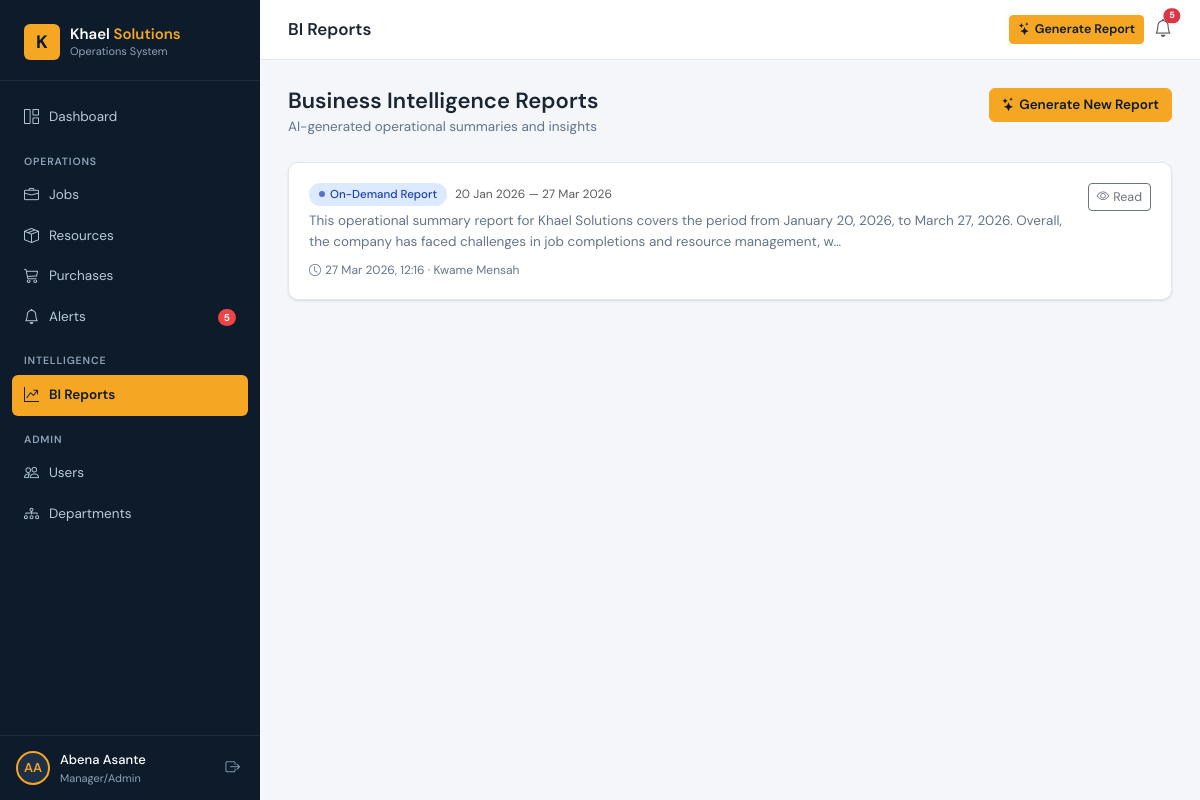
Screenshot of /reports/ (signed in) with the database file from the repository.
### core/models.py (models this page shows, shortened)
class User(AbstractUser):
    class Role(models.TextChoices):
        SUPER_ADMIN = 'super_admin', 'Super Admin'
        MANAGER     = 'manager',     'Manager/Admin'
        STAFF       = 'staff',       'Department Staff'
    role = models.CharField(max_length=20, choices=Role.choices, default=Role.STAFF)
    groups = models.ManyToManyField(
        'auth.Group', related_name='core_user_set', blank=True,
    )
    user_permissions = models.ManyToManyField(
        'auth.Permission', related_name='core_user_set', blank=True,
    )
    class Meta:
        verbose_name = 'User'
        verbose_name_plural = 'Users'
        ordering = ['username']

class Report(models.Model):
    class ReportType(models.TextChoices):
        WEEKLY    = 'weekly',    'Weekly Summary'
        ON_DEMAND = 'on_demand', 'On-Demand Report'
    period_start  = models.DateField()
    period_end    = models.DateField()
    generated_by  = models.ForeignKey(
        settings.AUTH_USER_MODEL, on_delete=models.SET_NULL,
        null=True, blank=True, related_name='generated_reports',
        help_text='Null if auto-generated by scheduler',
    )
    report_type   = models.CharField(max_length=20, choices=ReportType.choices, default=ReportType.ON_DEMAND)
    summary_text  = models.TextField(help_text='AI-generated narrative summary from OpenAI')
    raw_data_snapshot = models.JSONField(default=dict, help_text='Operational stats sent to OpenAI')
    created_at    = models.DateTimeField(auto_now_add=True)
    class Meta:
        ordering = ['-created_at']

### core/views.py (the view)
# urls.py: path('reports/',              ReportListView.as_view(),    name='report_list'),
class ReportListView(ManagerRequiredMixin, View):
    template_name = 'reports/report_list.html'
    def get(self, request):
        return render(request, self.template_name, {
            'reports': Report.objects.select_related('generated_by').order_by('-created_at'),
        })

### core/context_processors.py (called while the page is built)
def global_context(request):
    if not request.user.is_authenticated:
        return {}
    from core.models import Alert
    return {
        'alert_count': Alert.objects.filter(resolved=False).count(),
    }

### core/permissions.py (called while the page is built)
    def dispatch(self, request, *args, **kwargs):
        if not request.user.is_authenticated:
            return self.handle_no_permission()
        if request.user.role not in self.allowed_roles:
            raise PermissionDenied
        return super().dispatch(request, *args, **kwargs)

### templates/reports/report_list.html (shortened to what this page needs)
{% extends 'base.html' %}
{% block topbar_title %}BI Reports{% endblock %}
{% block topbar_actions %}
<a href="{% url 'core:generate_report' %}" class="btn btn-sm btn-primary">
  <i class="bi bi-stars me-1"></i>Generate Report
</a>
{% endblock %}
{% block content %}
<div class="page-header">
  <div>
    <h1>Business Intelligence Reports</h1>
    <p>AI-generated operational summaries and insights</p>
  </div>
  <div class="page-actions">
    <a href="{% url 'core:generate_report' %}" class="btn btn-primary">
      <i class="bi bi-stars me-1"></i>Generate New Report
    </a>
  </div>
</div>
{% if reports %}
<div class="d-flex flex-column gap-3">
  {% for report in reports %}
  <div class="card">
    <div class="card-body">
      <div class="d-flex align-items-start justify-content-between gap-3">
        <div>
          <div class="d-flex align-items-center gap-2 mb-1">
            <span class="badge-status {% if report.report_type == 'weekly' %}badge-info{% else %}badge-medium{% endif %}">
              {{ report.get_report_type_display }}
            </span>
            <span class="text-muted" style="font-size:12px;">
              {{ report.period_start|date:"d M Y" }} — {{ report.period_end|date:"d M Y" }}
            </span>
          </div>
          <p class="mb-0" style="font-size:13.5px; line-height:1.6; color:var(--text-muted);">
            {{ report.summary_text|truncatechars:200 }}
          </p>
          <div class="mt-2" style="font-size:12px; color:var(--text-muted);">
            <i class="bi bi-clock me-1"></i>{{ report.created_at|date:"d M Y, H:i" }}
            {% if report.generated_by %} · {{ report.generated_by.get_full_name|default:report.generated_by.username }}
            {% else %} · Auto-generated{% endif %}
          </div>
        </div>
        <a href="{% url 'core:report_detail' report.pk %}" class="btn btn-sm btn-outline-secondary flex-shrink-0">
          <i class="bi bi-eye me-1"></i>Read
        </a>
      </div>
    </div>
  </div>
  {% endfor %}
</div>
{% endif %}
{% endblock %}

### templates/base.html (shortened to what this page needs)
<!DOCTYPE html>
<html lang="en">
<head>
  <link href="https://cdnjs.cloudflare.com/ajax/libs/bootstrap/5.3.2/css/bootstrap.min.css" rel="stylesheet" />
  <link href="https://cdnjs.cloudflare.com/ajax/libs/bootstrap-icons/1.11.3/font/bootstrap-icons.min.css" rel="stylesheet" />
  {% load static %}
  <link rel="stylesheet" href="{% static 'css/main.css' %}" />
</head>
<body>
<div id="wrapper">
  <nav id="sidebar">
    <div class="sidebar-brand">
      <a href="{% url 'core:dashboard' %}" class="brand-logo">
        <div class="brand-icon">K</div>
        <div>
          <div class="brand-name">Khael <span>Solutions</span></div>
          <div class="brand-sub">Operations System</div>
        </div>
      </a>
    </div>
    <div class="sidebar-nav">
      <ul class="list-unstyled mb-0">
        <li class="nav-item">
          <a href="{% url 'core:dashboard' %}" class="{% if request.resolver_match.url_name == 'dashboard' %}active{% endif %}">
            <i class="bi bi-grid-1x2"></i> Dashboard
          </a>
        </li>
        <div class="nav-section-label">Operations</div>
        <li class="nav-item">
          <a href="{% url 'core:job_list' %}" class="{% if 'job' in request.resolver_match.url_name %}active{% endif %}">
            <i class="bi bi-briefcase"></i> Jobs
          </a>
        </li>
        <li class="nav-item">
          <a href="{% url 'core:resource_list' %}" class="{% if 'resource' in request.resolver_match.url_name %}active{% endif %}">
            <i class="bi bi-box-seam"></i> Resources
          </a>
        </li>
        {% if user.role in 'super_admin,manager' %}
        <li class="nav-item">
          <a href="{% url 'core:purchase_list' %}" class="{% if 'purchase' in request.resolver_match.url_name %}active{% endif %}">
            <i class="bi bi-cart3"></i> Purchases
          </a>
        </li>
        {% endif %}
        <li class="nav-item">
          <a href="{% url 'core:alert_list' %}" class="{% if 'alert' in request.resolver_match.url_name %}active{% endif %}">
            <i class="bi bi-bell"></i> Alerts
            {% if alert_count > 0 %}
              <span class="nav-badge">{{ alert_count }}</span>
            {% endif %}
          </a>
        </li>
        {% if user.role in 'super_admin,manager' %}
        <div class="nav-section-label">Intelligence</div>
        <li class="nav-item">
          <a href="{% url 'core:report_list' %}" class="{% if 'report' in request.resolver_match.url_name %}active{% endif %}">
            <i class="bi bi-graph-up-arrow"></i> BI Reports
          </a>
        </li>
        {% endif %}
        {% if user.role in 'super_admin,manager' %}
        <div class="nav-section-label">Admin</div>
        <li class="nav-item">
          <a href="{% url 'core:user_list' %}" class="{% if 'user' in request.resolver_match.url_name %}active{% endif %}">
            <i class="bi bi-people"></i> Users
          </a>
        </li>
        <li class="nav-item">
          <a href="{% url 'core:department_list' %}" class="{% if 'department' in request.resolver_match.url_name %}active{% endif %}">
            <i class="bi bi-diagram-3"></i> Departments
          </a>
        </li>
        {% endif %}
      </ul>
    </div>
    <div class="sidebar-user">
      <div class="user-avatar">{{ user.first_name|slice:":1"|upper }}{{ user.last_name|slice:":1"|upper }}</div>
      <div class="user-info">
        <div class="user-name">{{ user.get_full_name|default:user.username }}</div>
        <div class="user-role">{{ user.get_role_display }}</div>
      </div>
      <form method="post" action="{% url 'core:logout' %}">
        <button type="submit" class="logout-btn" title="Logout">
          <i class="bi bi-box-arrow-right"></i>
        </button>
      </form>
    </div>
  </nav>
  <div id="main-content">
    <div class="topbar">
      <div class="d-flex align-items-center gap-3">
        <span class="topbar-title">{% block topbar_title %}{% endblock %}</span>
      </div>
      <div class="topbar-actions">
        {% block topbar_actions %}{% endblock %}
        <a href="{% url 'core:alert_list' %}" class="position-relative text-muted" style="font-size:18px; text-decoration:none;">
          <i class="bi bi-bell"></i>
          {% if alert_count > 0 %}
            <span class="position-absolute top-0 start-100 translate-middle badge rounded-pill bg-danger" style="font-size:9px;">{{ alert_count }}</span>
          {% endif %}
        </a>
      </div>
    </div>
    <div class="page-body">
      {% block content %}{% endblock %}
    </div>
  </div>
</div>
{% load static %}
</body>
</html>

### rows the page displays
User: first_name "A", last_name "A", get_full_name "Abena Asante", role "Manager/Admin"
Report: report_type "On-Demand Report", period_start "20 Jan 2026", period_end "27 Mar 2026", summary_text "This operational summary report for Khael Solutions covers the period from January 20, 2026, to March 27, 2026. Overall, the company has faced challenges in job completions and resource management, w…", created_at "27 Mar 2026, 12:16", generated_by.get_full_name "Kwame Mensah"

### other values shown
{{ alert_count }} "5"
